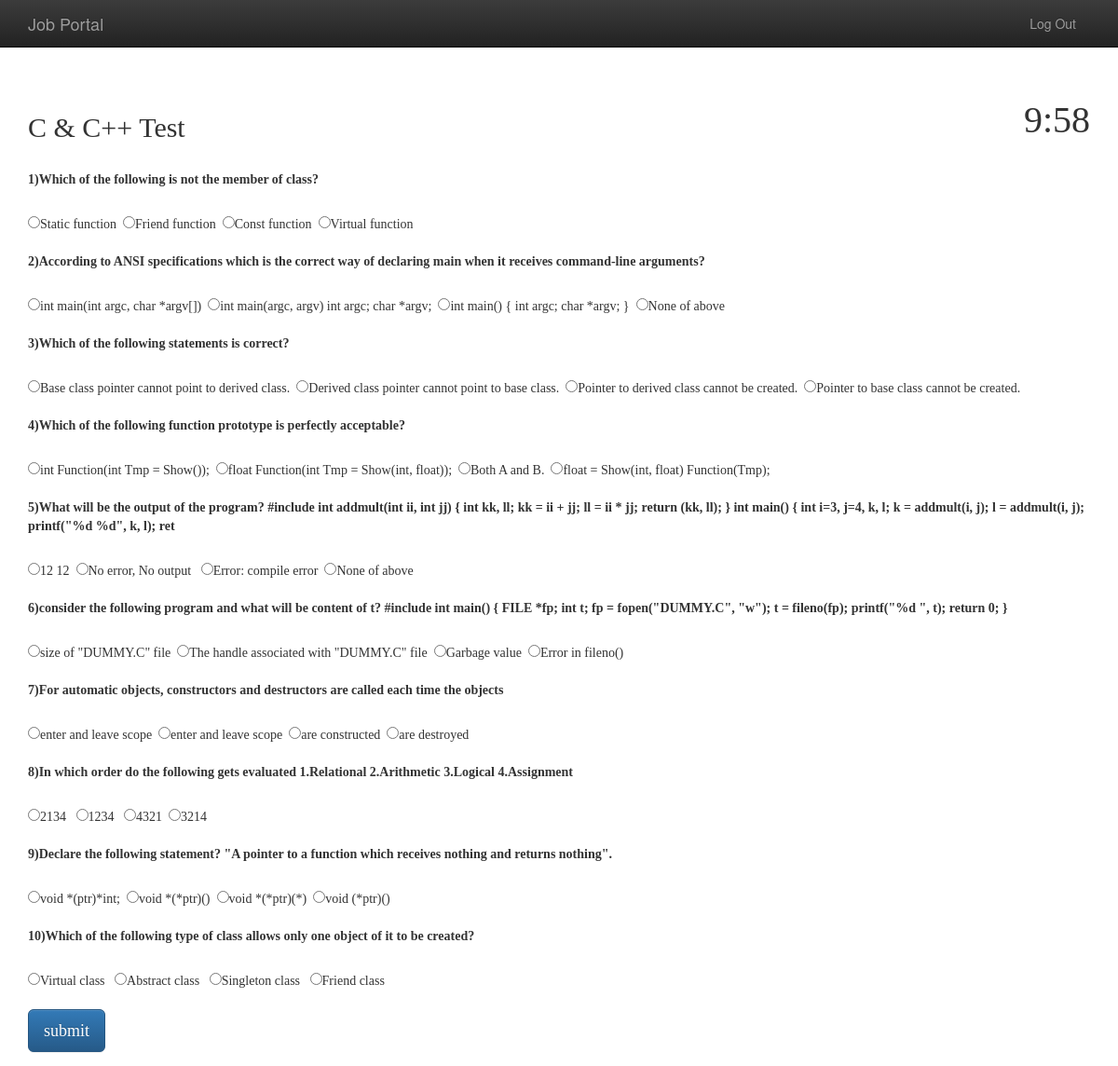
Page /test1.php (signed in) on the committed database.
### tables this page shows
CREATE TABLE IF NOT EXISTS `gen` (
  `id` int(100) NOT NULL AUTO_INCREMENT,
  `tests` varchar(100) NOT NULL,
  `que` varchar(300) NOT NULL,
  `option1` varchar(200) NOT NULL,
  `option2` varchar(200) NOT NULL,
  `option3` varchar(200) NOT NULL,
  `option4` varchar(200) NOT NULL,
  `answers` varchar(100) NOT NULL,
  PRIMARY KEY (`id`)
);

### test1.php (the view, shortened to what this page needs)
<html>
<head>
<link rel="stylesheet" text="text/css" href="css/bootstrap.min.css">
<link rel="stylesheet" text="text/css" href="css/bootstrap-theme.min.css">
<link rel="stylesheet" text="text/css" href="css/style.css">
</head>
<body>
<nav class="navbar navbar-inverse navbar-fixed-top" id="my-navbar">
<div class="container">
<div class="nav-header logo">
<a href="index.php" class="navbar-brand pull-left">Job Portal</a>
</div>
<div class="collapse navbar-collapse menu">
<ul class="nav navbar-nav pull-right" >
<li><a href="alogout.php">Log Out</a></li>
</ul>
</div>
</div>
</nav>
<div class="container text-left"  style="margin-top:100px;font-style:bold;font-family:Times New Roman">
<div id="countdown" class="pull-right" style="font-style:bold;font-size:40px;">00:00</div>
<h2>C & C++ Test</h2><br/>
<form   action=" " method="post">
<div class="form-group" id="clock">
<?php
	if(isset($_SESSION['id']))
	{
			$sql="select * from gen where tests='C&C++' ORDER BY RAND() LIMIT 10";
			$res=mysql_query($sql) or die(mysql_error());
			$i=1;
			while($row=mysql_fetch_array($res))
			{
				echo "<label>";
				echo $i;
				echo ")".$row['que']."</label><br/><br/>";?>
				<?php
				echo "<input type='radio' name='ans1".$i."'  class='gr1' value=1 onclick='chkcontrol(0)';>" .$row['option1']."&nbsp&nbsp";
				echo "<input type='radio' name='ans1".$i."'  class='gr1' value=2 onclick='chkcontrol(1)';>" .$row['option2']."&nbsp&nbsp";
				echo "<input type='radio' name='ans1".$i."'  class='gr1' value=3 onclick='chkcontrol(2)';>" .$row['option3']."&nbsp&nbsp";
				echo "<input type='radio' name='ans1".$i."'  class='gr1' value=4 onclick='chkcontrol(3)';>" .$row['option4']."&nbsp&nbsp<br/><br/>";
				$i++;
			}
	}
?>
<input type="submit" value="submit" name="finish" class="btn btn-lg btn-primary" data-toggle="modal" data-target="#myModal">
</form>
</div>
</body>
</html>

### rows in the picture
gen: que "Which of the following is not the member of class?", option1 "Static function", option2 "Friend function", option3 "Const function", option4 "Virtual function"
gen: que "According to ANSI specifications which is the correct way of declaring main when it receives command-line arguments?", option1 "int main(int argc, char *argv[])", option2 "int main(argc, argv) int argc; char *argv;", option3 "int main() { int argc; char *argv; }", option4 "None of above"
gen: que "Which of the following statements is correct?", option1 "Base class pointer cannot point to derived class.", option2 "Derived class pointer cannot point to base class.", option3 "Pointer to derived class cannot be created.", option4 "Pointer to base class cannot be created."
gen: que "Which of the following function prototype is perfectly acceptable?", option1 "int Function(int Tmp = Show());", option2 "float Function(int Tmp = Show(int, float));", option3 "Both A and B.", option4 "float = Show(int, float) Function(Tmp);"
gen: que "What will be the output of the program? #include int addmult(int ii, int jj) { int kk, ll; kk = ii + jj; ll = ii * jj; return (kk, ll); } int main() { int i=3, j=4, k, l; k = addmult(i, j); l = addmult(i, j); printf(\"%d %d\", k, l); ret", option1 "12 12", option2 "No error, No output", option3 "Error: compile error", option4 "None of above"
gen: que "consider the following program and what will be content of t? #include int main() { FILE *fp; int t; fp = fopen(\"DUMMY.C\", \"w\"); t = fileno(fp); printf(\"%d \", t); return 0; }", option1 "size of \"DUMMY.C\" file", option2 "The handle associated with \"DUMMY.C\" file", option3 "Garbage value", option4 "Error in fileno()"
gen: que "For automatic objects, constructors and destructors are called each time the objects", option1 "enter and leave scope", option2 "enter and leave scope", option3 "are constructed", option4 "are destroyed"
gen: que "In which order do the following gets evaluated 1.Relational 2.Arithmetic 3.Logical 4.Assignment", option1 "2134", option2 "1234", option3 "4321", option4 "3214"
gen: que "Declare the following statement? \"A pointer to a function which receives nothing and returns nothing\".", option1 "void *(ptr)*int;", option2 "void *(*ptr)()", option3 "void *(*ptr)(*)", option4 "void (*ptr)()"
gen: que "Which of the following type of class allows only one object of it to be created?", option1 "Virtual class", option2 "Abstract class", option3 "Singleton class", option4 "Friend class"
